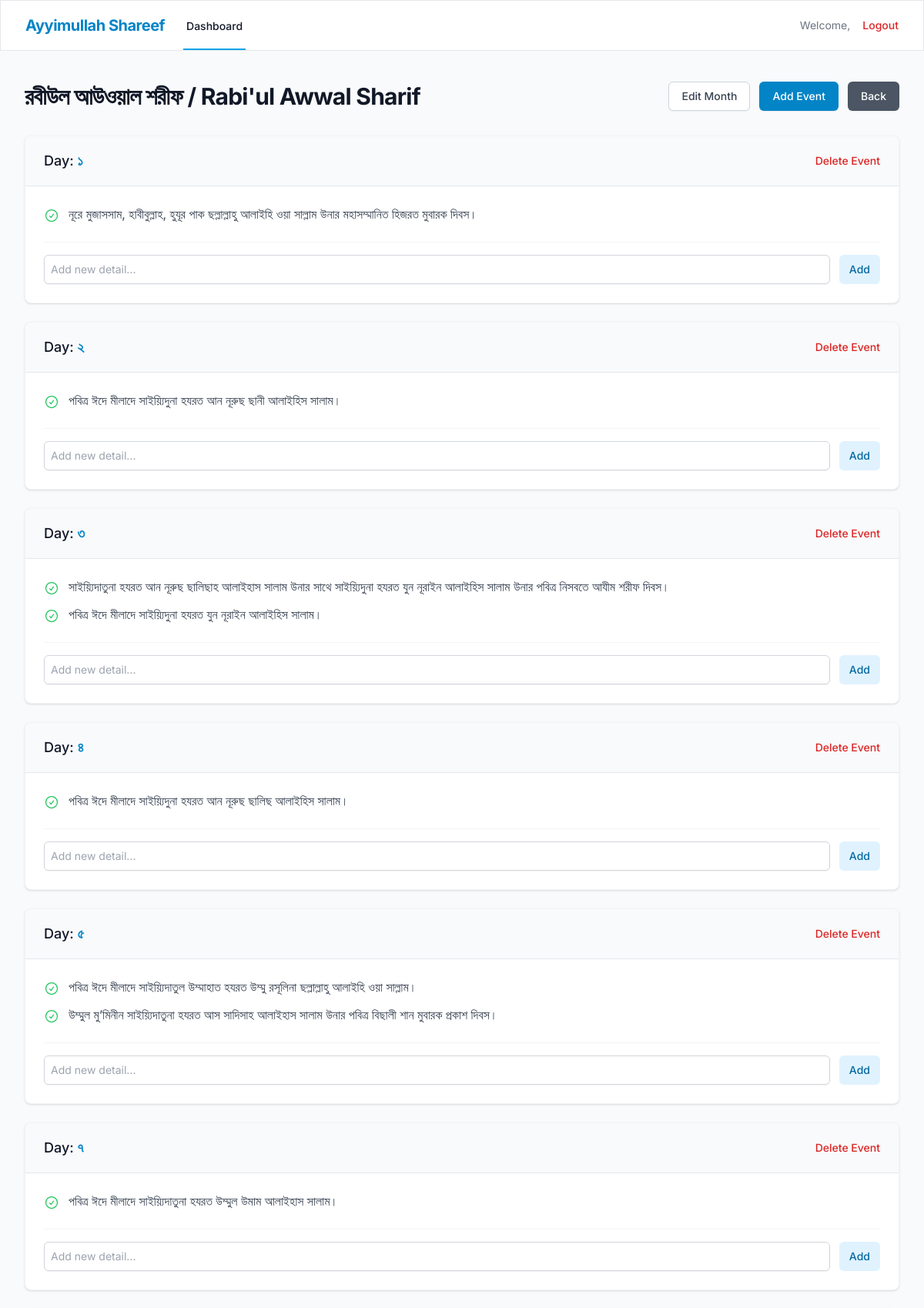
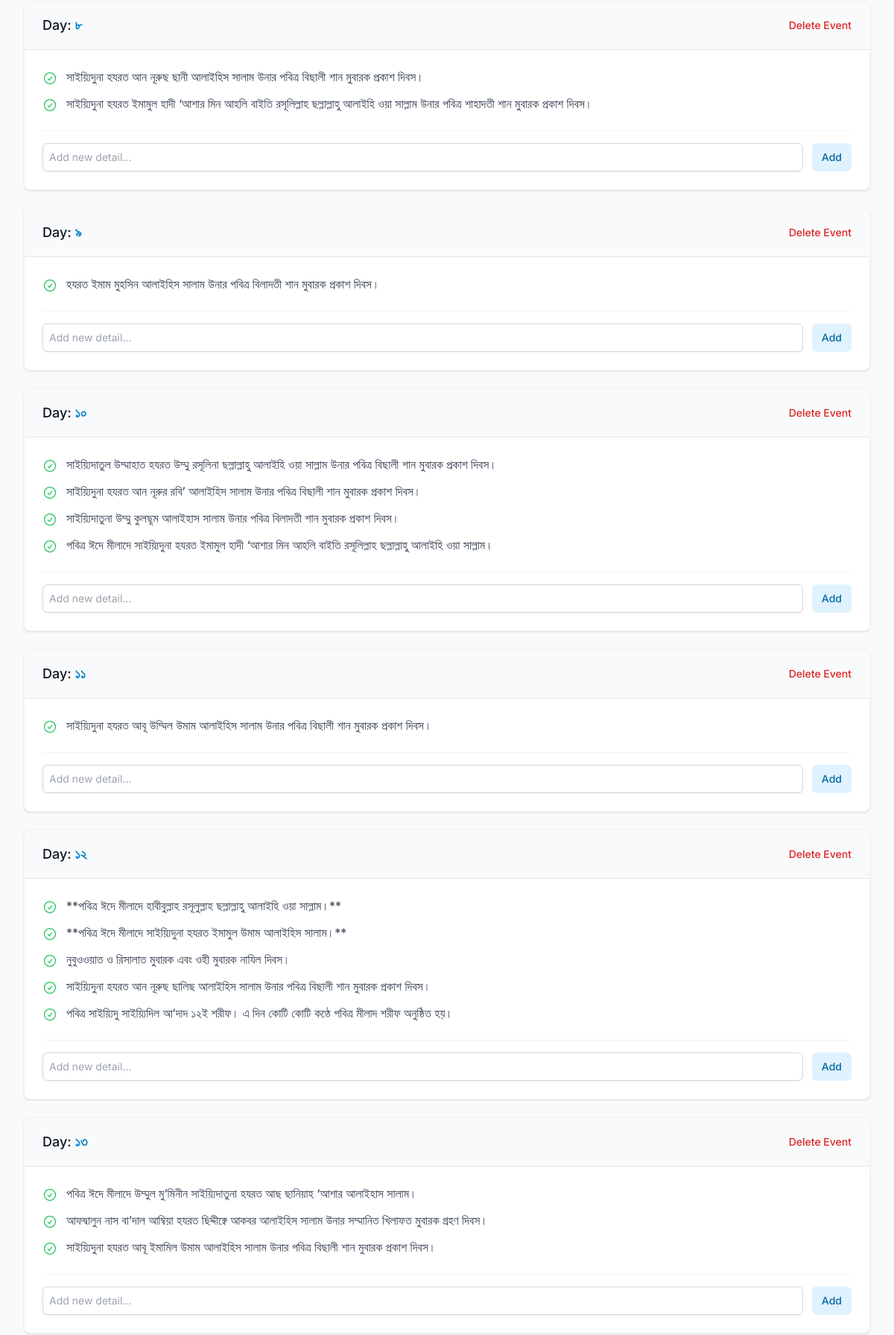
Screenshot of /dashboard/months/3 (signed in, upper part) with the database file from the repository (2 pictures, top to bottom).
### api/models.py (models this page shows)
class Month(Base):
    __tablename__ = "months"
    id = Column(Integer, primary_key=True, index=True)
    month_bn = Column(String, index=True)
    month_en = Column(String, index=True)
    events = relationship("Event", back_populates="month", cascade="all, delete-orphan")

class Event(Base):
    __tablename__ = "events"
    id = Column(Integer, primary_key=True, index=True)
    month_id = Column(Integer, ForeignKey("months.id"))
    day = Column(String)
    month = relationship("Month", back_populates="events")
    details = relationship("EventDetail", back_populates="event", cascade="all, delete-orphan")

class EventDetail(Base):
    __tablename__ = "event_details"
    id = Column(Integer, primary_key=True, index=True)
    event_id = Column(Integer, ForeignKey("events.id"))
    detail = Column(Text)
    event = relationship("Event", back_populates="details")

### api/routers/dashboard.py (the view)
@router.get("/dashboard/months/{month_id}", response_class=HTMLResponse)
async def month_detail(request: Request, month_id: int, db: Session = Depends(database.get_db)):
    user = get_current_user_from_cookie(request, db)
    if not user:
        return RedirectResponse(url="/login")
    month = crud.get_month(db, month_id)
    if not month:
        return RedirectResponse(url="/dashboard")
    return templates.TemplateResponse("month_detail.html", {"request": request, "user": user, "month": month})

### api/templates/month_detail.html (shortened to what this page needs)
{% extends "base.html" %}
{% block content %}
<div class="md:flex md:items-center md:justify-between">
    <div class="min-w-0 flex-1">
        <h2 class="text-2xl font-bold leading-7 text-gray-900 sm:truncate sm:text-3xl sm:tracking-tight">{{ month.month_bn }} / {{ month.month_en }}</h2>
    </div>
    <div class="mt-4 flex md:mt-0 md:ml-4">
        <button onclick="document.getElementById('edit-month-modal').classList.remove('hidden')" class="inline-flex items-center rounded-md border border-gray-300 bg-white px-4 py-2 text-sm font-medium text-gray-700 shadow-sm hover:bg-gray-50 focus:outline-none focus:ring-2 focus:ring-primary-500 focus:ring-offset-2">
            Edit Month
        </button>
        <button onclick="document.getElementById('add-event-modal').classList.remove('hidden')" class="ml-3 inline-flex items-center rounded-md border border-transparent bg-primary-600 px-4 py-2 text-sm font-medium text-white shadow-sm hover:bg-primary-700 focus:outline-none focus:ring-2 focus:ring-primary-500 focus:ring-offset-2">
            Add Event
        </button>
        <a href="/dashboard" class="ml-3 inline-flex items-center rounded-md border border-transparent bg-gray-600 px-4 py-2 text-sm font-medium text-white shadow-sm hover:bg-gray-700 focus:outline-none focus:ring-2 focus:ring-gray-500 focus:ring-offset-2">
            Back
        </a>
    </div>
</div>
<div class="mt-8 space-y-6">
    {% for event in month.events %}
    <div class="bg-white shadow sm:rounded-lg overflow-hidden border border-gray-100 transition-all hover:shadow-md">
        <div class="px-4 py-5 sm:px-6 flex justify-between items-center bg-gray-50 border-b border-gray-200">
            <h3 class="text-lg font-medium leading-6 text-gray-900">Day: <span class="text-primary-600 font-bold">{{ event.day }}</span></h3>
            <button onclick="deleteEvent({{ event.id }})" class="text-sm font-medium text-red-600 hover:text-red-500 transition-colors">Delete Event</button>
        </div>
        <div class="px-4 py-5 sm:p-6">
            <ul class="space-y-3">
                {% for detail in event.details %}
                <li class="flex items-start group">
                    <div class="flex-shrink-0 h-5 w-5 relative top-1">
                        <svg class="h-5 w-5 text-green-500" fill="none" viewBox="0 0 24 24" stroke-width="1.5" stroke="currentColor">
                            <path stroke-linecap="round" stroke-linejoin="round" d="M9 12.75L11.25 15 15 9.75M21 12a9 9 0 11-18 0 9 9 0 0118 0z" />
                        </svg>
                    </div>
                    <span class="ml-3 text-gray-700 flex-grow">{{ detail.detail }}</span>
                </li>
                {% endfor %}
            </ul>
            <div class="mt-6 pt-4 border-t border-gray-100">
                <form onsubmit="addDetail(event, {{ event.id }})" class="flex gap-3">
                    <input type="text" name="detail" placeholder="Add new detail..." required class="block w-full rounded-md border-gray-300 shadow-sm focus:border-primary-500 focus:ring-primary-500 sm:text-sm border p-2">
                    <button type="submit" class="inline-flex items-center rounded-md border border-transparent bg-primary-100 px-3 py-2 text-sm font-medium text-primary-700 hover:bg-primary-200 focus:outline-none focus:ring-2 focus:ring-primary-500 focus:ring-offset-2">
                        Add
                    </button>
                </form>
            </div>
        </div>
    </div>
    {% endfor %}
</div>
{% endblock %}

### api/templates/base.html (style rules this page uses)
body { font-family: 'Inter', sans-serif; }

### rows the page displays
Month: month_bn "রবীউল আউওয়াল শরীফ", month_en "Rabi'ul Awwal Sharif"
Event: day "১"
EventDetail: detail "নূরে মুজাসসাম, হাবীবুল্লাহ, হুযূর পাক ছল্লাল্লাহু আলাইহি ওয়া সাল্লাম উনার মহাসম্মানিত হিজরত মুবারক দিবস।"
Event: day "২"
EventDetail: detail "পবিত্র ঈদে মীলাদে সাইয়্যিদুনা হযরত আন নূরুছ ছানী আলাইহিস সালাম।"
Event: day "৩"
EventDetail: detail "সাইয়্যিদাতুনা হযরত আন নূরুছ ছালিছাহ আলাইহাস সালাম উনার সাথে সাইয়্যিদুনা হযরত যুন নূরাইন আলাইহিস সালাম উনার পবিত্র নিসবতে আযীম শরীফ দিবস।"
EventDetail: detail "পবিত্র ঈদে মীলাদে সাইয়্যিদুনা হযরত যুন নূরাইন আলাইহিস সালাম।"
Event: day "৪"
EventDetail: detail "পবিত্র ঈদে মীলাদে সাইয়্যিদুনা হযরত আন নূরুছ ছালিছ আলাইহিস সালাম।"
Event: day "৫"
EventDetail: detail "পবিত্র ঈদে মীলাদে সাইয়্যিদাতুল উম্মাহাত হযরত উম্মু রসূলিনা ছল্লাল্লাহু আলাইহি ওয়া সাল্লাম।"
EventDetail: detail "উম্মুল মু’মিনীন সাইয়্যিদাতুনা হযরত আস সাদিসাহ আলাইহাস সালাম উনার পবিত্র বিছালী শান মুবারক প্রকাশ দিবস।"
Event: day "৭"
EventDetail: detail "পবিত্র ঈদে মীলাদে সাইয়্যিদাতুনা হযরত উম্মুল উমাম আলাইহাস সালাম।"
Event: day "৮"
EventDetail: detail "সাইয়্যিদুনা হযরত আন নূরুছ ছানী আলাইহিস সালাম উনার পবিত্র বিছালী শান মুবারক প্রকাশ দিবস।"
EventDetail: detail "সাইয়্যিদুনা হযরত ইমামুল হাদী ‘আশার মিন আহলি বাইতি রসূলিল্লাহ ছল্লাল্লাহু আলাইহি ওয়া সাল্লাম উনার পবিত্র শাহাদতী শান মুবারক প্রকাশ দিবস।"
Event: day "৯"
EventDetail: detail "হযরত ইমাম মুহসিন আলাইহিস সালাম উনার পবিত্র বিলাদতী শান মুবারক প্রকাশ দিবস।"
Event: day "১০"
EventDetail: detail "সাইয়্যিদাতুল উম্মাহাত হযরত উম্মু রসূলিনা ছল্লাল্লাহু আলাইহি ওয়া সাল্লাম উনার পবিত্র বিছালী শান মুবারক প্রকাশ দিবস।"
EventDetail: detail "সাইয়্যিদুনা হযরত আন নূরুর রবি’ আলাইহিস সালাম উনার পবিত্র বিছালী শান মুবারক প্রকাশ দিবস।"
EventDetail: detail "সাইয়্যিদাতুনা উম্মু কুলছূম আলাইহাস সালাম উনার পবিত্র বিলাদতী শান মুবারক প্রকাশ দিবস।"
EventDetail: detail "পবিত্র ঈদে মীলাদে সাইয়্যিদুনা হযরত ইমামুল হাদী ‘আশার মিন আহলি বাইতি রসূলিল্লাহ ছল্লাল্লাহু আলাইহি ওয়া সাল্লাম।"
Event: day "১১"
EventDetail: detail "সাইয়্যিদুনা হযরত আবূ উম্মিল উমাম আলাইহিস সালাম উনার পবিত্র বিছালী শান মুবারক প্রকাশ দিবস।"
Event: day "১২"
EventDetail: detail "**পবিত্র ঈদে মীলাদে হাবীবুল্লাহ রসূলুল্লাহ ছল্লাল্লাহু আলাইহি ওয়া সাল্লাম।**"
EventDetail: detail "**পবিত্র ঈদে মীলাদে সাইয়্যিদুনা হযরত ইমামুল উমাম আলাইহিস সালাম।**"
EventDetail: detail "নুবুওওয়াত ও রিসালাত মুবারক এবং ওহী মুবারক নাযিল দিবস।"
EventDetail: detail "সাইয়্যিদুনা হযরত আন নূরুছ ছালিছ আলাইহিস সালাম উনার পবিত্র বিছালী শান মুবারক প্রকাশ দিবস।"
EventDetail: detail "পবিত্র সাইয়্যিদু সাইয়্যিদিল আ’দাদ ১২ই শরীফ। এ দিন কোটি কোটি কণ্ঠে পবিত্র মীলাদ শরীফ অনুষ্ঠিত হয়।"
Event: day "১৩"
EventDetail: detail "পবিত্র ঈদে মীলাদে উম্মুল মু’মিনীন সাইয়্যিদাতুনা হযরত আছ ছানিয়াহ ‘আশার আলাইহাস সালাম।"
EventDetail: detail "আফদ্বালুন নাস বা’দাল আম্বিয়া হযরত ছিদ্দীক্বে আকবর আলাইহিস সালাম উনার সম্মানিত খিলাফত মুবারক গ্রহণ দিবস।"
EventDetail: detail "সাইয়্যিদুনা হযরত আবূ ইমামিল উমাম আলাইহিস সালাম উনার পবিত্র বিছালী শান মুবারক প্রকাশ দিবস।"
